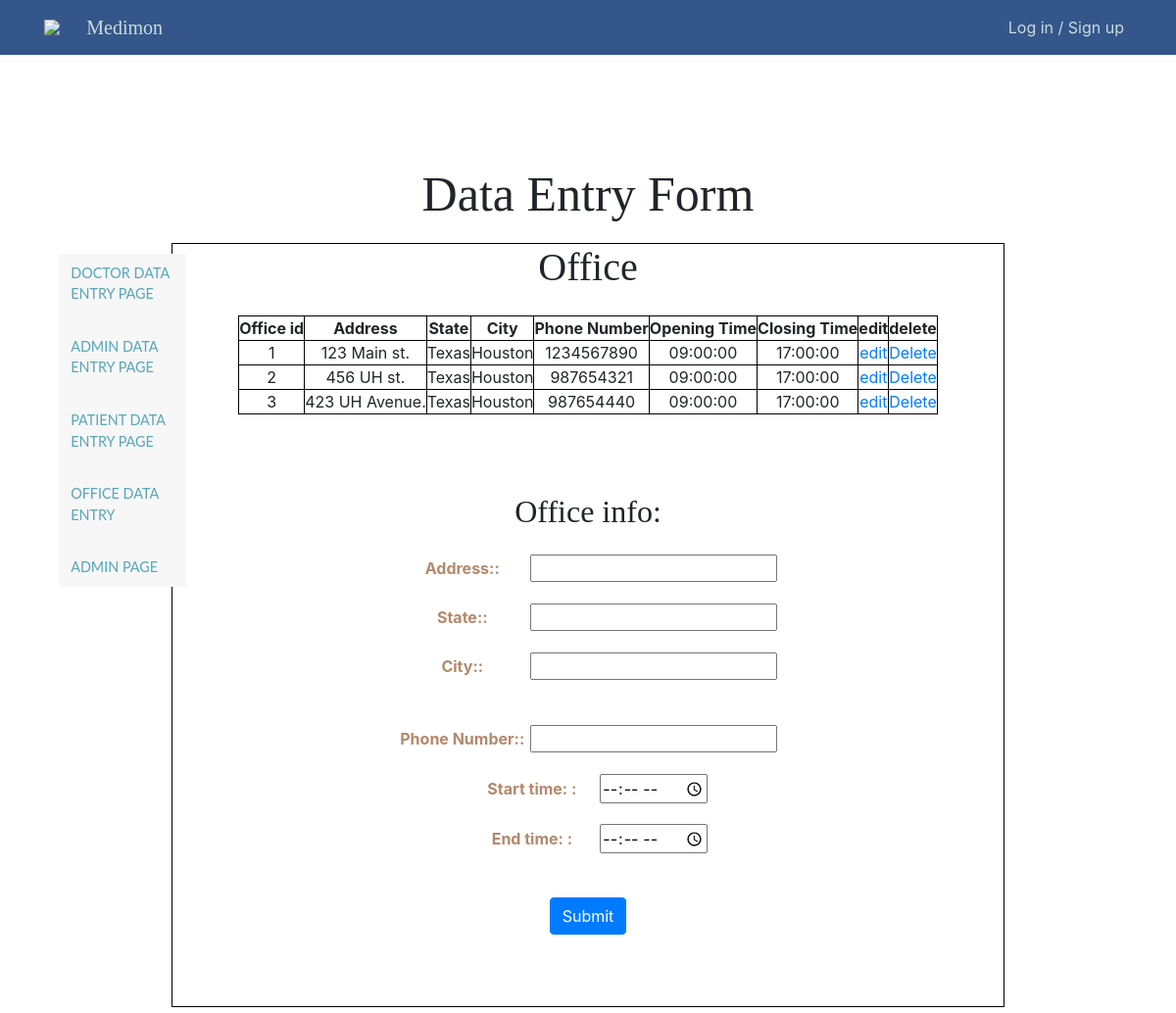
Page /adminPages/officeDataEntry.php on the committed database.
### tables this page shows
CREATE TABLE OFFICE (
    Office_id    INT AUTO_INCREMENT,
    Address      VARCHAR(30),
    City         VARCHAR(15),
    State        VARCHAR(15),
    Phone_number CHAR(10) UNIQUE,
    Open_time    TIME NOT NULL,
    Close_time   TIME NOT NULL,
    PRIMARY KEY  (Office_id)
);

### adminPages/officeDataEntry.php (the view, shortened to what this page needs)
<?php
require_once "../php/config.php";
$sql = "SELECT * FROM OFFICE";
$result = mysqli_query($db, $sql);
$OtableResult = "";
if ($result->num_rows > 0) {
  while($row = $result-> fetch_assoc()) {
    $OtableResult .= "<tr>" . "<td>" . $row["Office_id"] . "</td><td>" .  $row["Address"]. "</td><td>" . $row["State"] . "</td><td>"
                    . $row["City"] . "</td><td>" . $row["Phone_number"] . "</td>" . "</td><td>" . $row["Open_time"] . "</td>"
                    . "</td><td>" . $row["Close_time"] . "</td>" .
                     "</td><td> <a href='../adminPages/editOffice.php?update_Oid=" . $row["Office_id"]  . "'>edit</a> </td>"
                     . "</td><td> <a href='../adminPages/officeDataEntry.php?delete_Oid=" .
                     $row["Office_id"] . "'>Delete</a> </td>"  . "<tr>";
  }
}
?>
<!doctype html>
<html lang="en">
<head>
  <link rel="stylesheet" href="../css/style.css">
  <link rel="stylesheet" href="https://stackpath.bootstrapcdn.com/bootstrap/4.3.1/css/bootstrap.min.css"
>
</head>
<body>
<nav class="floating-menu">
    <a href="doctorDataEntry.php">
        <div>
            Doctor Data Entry Page
        </div>
    </a>
    <br>
    <a href="adminDataEntry.php">
        <div>
            Admin Data Entry Page
        </div>
    </a>
    <br>
    <a href="patientDataEntry.php">
        <div>
            Patient Data Entry Page
        </div>
    </a>
    <br>
        <a href="officeDataEntry.php">
            <div>
                Office Data Entry
            </div>
        </a>
        <br>
        <a href="AdminPage.php">
            <div>
                Admin Page
            </div>
        </a>
</nav>
<?php include_once("../php/header.php"); ?>
  <section>
    <br><br>
    <h1 class="text-center" id="data-entry-header">Data Entry Form</h1>
  </section>
<section id="dataEntry">
<form action="" method="POST">
              <h1>Office</h1>
              <table  class = "center">
              <thead class="thead">
                <tr>
                  <th>Office id</th>
                  <th>Address</th>
                  <th>State</th>
                  <th>City</th>
                  <th>Phone Number</th>
                   <th>Opening Time</th>
                    <th>Closing Time</th>
                  <th>edit</th>
                  <th>delete</th>
                </tr>
                <?php echo $OtableResult;?>
              </thead>
            </table>
              <fieldset id="ct1">
              <h2> Office info:  </h2>
              <p>
              <label for="OAddress">Address:</label>
              <input type="text" id="OAddress" name="OAddress" maxlength="20" required>
</p>
<p>
              <label for="OState">State:</label>
              <input type="text" id="OState" name="OState" maxlength="15" required>
</p>
<p>
              <label for="OCity">City:</label>
              <input type="text" id="OCity" name="OCity" maxlength="15" required>
</p>
              <br>
              <p>
              <label for="OPhone_num">Phone Number:</label>
              <input type="text" id="OPhone_num" name="OPhone_num" maxlength="10" required>
</p>
<p>
              <label for="startTime">Start time: </label>
              <input type="time" id="startTime" name= "startTime" required>
</p>
<p>
              <label for="endTime">End time: </label>
              <input type="time" id="endTime" name= "endTime" required>
</p>
              <br>
              <button type="submit" class="btn btn-primary" name="SubmitO" id="SubmitO">Submit</button>
              </form>
</section>
</body>
</html>

### css/style.css (style rules this page uses)
html { height: 100%; }
body { margin: 0; height: 100%; background: #abadaf; font-family: Dotum,'돋움',Helvetica,sans-serif; }
input { font-family: Dotum,'돋움',Helvetica,sans-serif; }
* { padding: 0px; margin: 0px; box-sizing: border-box; }
table { width: 600px; }
#dataEntry { width: 850px; background-size: cover; position: relative; margin-top: 100px; height: 780px; text-align: center; margin: 0 auto; margin-bottom: 400px; }
#data-entry-header { margin-top: 10%; margin-bottom: 20px; font-family:Cambria, Cochin, Georgia, Times, 'Times New Roman', serif; font: bold; font-size: 50px; }
.floating-menu { top:25%; left:5%; font-family: sans-serif; background: rgb(247, 247, 247); padding: 5px;; width: 130px; z-index: 100; position: fixed; }
.floating-menu a, .floating-menu h3 { font-size: 0.9em; display: block; margin: 0 0.5em; color: white; }
.floating-menu { display: flex; flex-direction: column; align-items: start; list-style-type: none; }
.floating-menu a { position: relative; display: block; padding: 4px 0; font-family: Lato, sans-serif; color: #56a6ba; text-decoration: none; text-transform: uppercase; transition: 0.5s; }
.floating-menu ::after { position: absolute; content: ""; top: 100%; left: 0; width: 100%; height: 3px; background: #3498db; transform: scaleX(0); transform-origin: right; transition: transform 0.5s; }

### adminPages/officeDataEntry.php (style rules this page uses)
#dataEntry { border: 1px solid black; }
table { width:auto; height:auto; }
table, th, td { border: 1px solid black; border-collapse: collapse; }
table.center { margin-left: auto; margin-right: auto; }
label { color: #B4886B; font-weight: bold; width: 130px; }
label:after { content: ": " }
h1 { font-family:Cambria, Cochin, Georgia, Times, 'Times New Roman', serif; margin-bottom: 25px; }
h2 { font-family:Cambria, Cochin, Georgia, Times, 'Times New Roman', serif; margin-bottom: 25px; }
fieldset { margin-top: 80px; }

### rows in the picture
office: Office_id "1", Address "123 Main st.", State "Texas", City "Houston", Phone_number "1234567890", Open_time "09:00:00", Close_time "17:00:00"
office: Office_id "2", Address "456 UH st.", State "Texas", City "Houston", Phone_number "987654321", Open_time "09:00:00", Close_time "17:00:00"
office: Office_id "3", Address "423 UH Avenue.", State "Texas", City "Houston", Phone_number "987654440", Open_time "09:00:00", Close_time "17:00:00"
